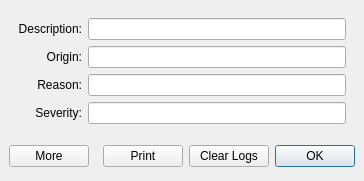
<?xml version="1.0" encoding="UTF-8"?>
<ui version="4.0">
 <class>LogDialog</class>
 <widget class="QDialog" name="LogDialog">
  <property name="geometry">
   <rect>
    <x>0</x>
    <y>0</y>
    <width>364</width>
    <height>181</height>
   </rect>
  </property>
  <property name="windowTitle">
   <string>Error Log</string>
  </property>
  <layout class="QVBoxLayout">
   <property name="spacing">
    <number>6</number>
   </property>
   <property name="leftMargin">
    <number>9</number>
   </property>
   <property name="topMargin">
    <number>9</number>
   </property>
   <property name="rightMargin">
    <number>9</number>
   </property>
   <property name="bottomMargin">
    <number>9</number>
   </property>
   <item>
    <widget class="QStackedWidget" name="stackedWidget">
     <property name="currentIndex">
      <number>0</number>
     </property>
     <widget class="QWidget" name="page">
      <layout class="QGridLayout">
       <property name="leftMargin">
        <number>9</number>
       </property>
       <property name="topMargin">
        <number>9</number>
       </property>
       <property name="rightMargin">
        <number>9</number>
       </property>
       <property name="bottomMargin">
        <number>9</number>
       </property>
       <property name="spacing">
        <number>6</number>
       </property>
       <item row="1" column="0">
        <widget class="QLabel" name="label_3">
         <property name="text">
          <string>Origin:</string>
         </property>
         <property name="alignment">
          <set>Qt::AlignRight|Qt::AlignTrailing|Qt::AlignVCenter</set>
         </property>
        </widget>
       </item>
       <item row="1" column="1">
        <widget class="QLineEdit" name="lineOrigin">
         <property name="readOnly">
          <bool>true</bool>
         </property>
        </widget>
       </item>
       <item row="0" column="0">
        <widget class="QLabel" name="label_2">
         <property name="text">
          <string>Description:</string>
         </property>
         <property name="alignment">
          <set>Qt::AlignRight|Qt::AlignTrailing|Qt::AlignVCenter</set>
         </property>
        </widget>
       </item>
       <item row="0" column="1">
        <widget class="QLineEdit" name="lineDescription">
         <property name="readOnly">
          <bool>true</bool>
         </property>
        </widget>
       </item>
       <item row="3" column="0">
        <widget class="QLabel" name="label_4">
         <property name="text">
          <string>Severity:</string>
         </property>
         <property name="alignment">
          <set>Qt::AlignRight|Qt::AlignTrailing|Qt::AlignVCenter</set>
         </property>
        </widget>
       </item>
       <item row="3" column="1">
        <widget class="QLineEdit" name="lineSeverity">
         <property name="readOnly">
          <bool>true</bool>
         </property>
        </widget>
       </item>
       <item row="2" column="0">
        <widget class="QLabel" name="label">
         <property name="text">
          <string>Reason:</string>
         </property>
         <property name="alignment">
          <set>Qt::AlignRight|Qt::AlignTrailing|Qt::AlignVCenter</set>
         </property>
        </widget>
       </item>
       <item row="2" column="1">
        <widget class="QLineEdit" name="lineReason">
         <property name="readOnly">
          <bool>true</bool>
         </property>
        </widget>
       </item>
      </layout>
     </widget>
     <widget class="QWidget" name="page_2">
      <layout class="QVBoxLayout">
       <property name="spacing">
        <number>6</number>
       </property>
       <property name="leftMargin">
        <number>9</number>
       </property>
       <property name="topMargin">
        <number>9</number>
       </property>
       <property name="rightMargin">
        <number>9</number>
       </property>
       <property name="bottomMargin">
        <number>9</number>
       </property>
       <item>
        <widget class="QTreeWidget" name="listLog">
         <column>
          <property name="text">
           <string notr="true">1</string>
          </property>
         </column>
        </widget>
       </item>
      </layout>
     </widget>
    </widget>
   </item>
   <item>
    <layout class="QHBoxLayout">
     <property name="spacing">
      <number>6</number>
     </property>
     <property name="leftMargin">
      <number>0</number>
     </property>
     <property name="topMargin">
      <number>0</number>
     </property>
     <property name="rightMargin">
      <number>0</number>
     </property>
     <property name="bottomMargin">
      <number>0</number>
     </property>
     <item>
      <widget class="QPushButton" name="pushMore">
       <property name="text">
        <string>More</string>
       </property>
       <property name="checkable">
        <bool>true</bool>
       </property>
      </widget>
     </item>
     <item>
      <spacer>
       <property name="orientation">
        <enum>Qt::Horizontal</enum>
       </property>
       <property name="sizeHint" stdset="0">
        <size>
         <width>131</width>
         <height>31</height>
        </size>
       </property>
      </spacer>
     </item>
     <item>
      <widget class="QPushButton" name="printButton">
       <property name="text">
        <string>Print</string>
       </property>
      </widget>
     </item>
     <item>
      <widget class="QPushButton" name="pushClear">
       <property name="text">
        <string>Clear Logs</string>
       </property>
      </widget>
     </item>
     <item>
      <widget class="QPushButton" name="okButton">
       <property name="text">
        <string>OK</string>
       </property>
       <property name="default">
        <bool>true</bool>
       </property>
      </widget>
     </item>
    </layout>
   </item>
  </layout>
 </widget>
 <resources/>
 <connections>
  <connection>
   <sender>okButton</sender>
   <signal>clicked()</signal>
   <receiver>LogDialog</receiver>
   <slot>accept()</slot>
   <hints>
    <hint type="sourcelabel">
     <x>333</x>
     <y>188</y>
    </hint>
    <hint type="destinationlabel">
     <x>96</x>
     <y>201</y>
    </hint>
   </hints>
  </connection>
 </connections>
</ui>
